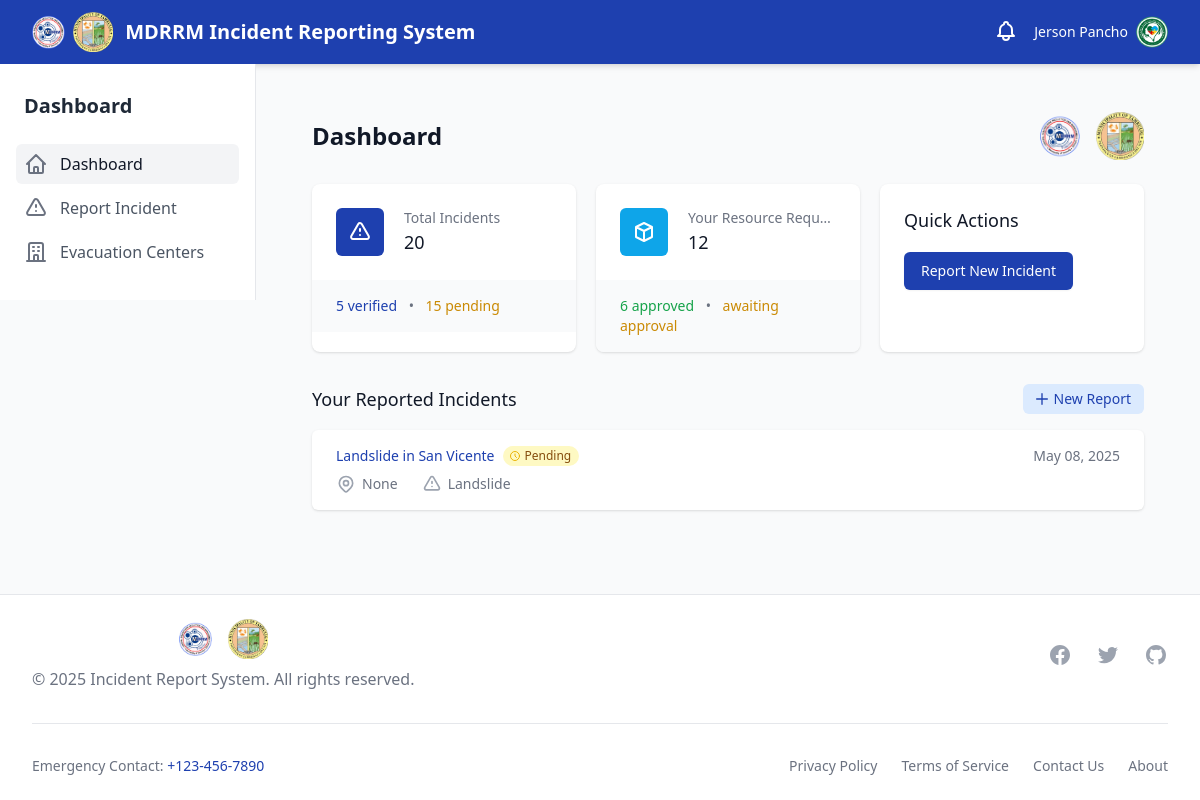
/dashboard/ (signed in), run on the app's committed database.
### disaster_aid/models.py (models this page shows, shortened)
class ReporterProfile(models.Model):
    user = models.OneToOneField(User, on_delete=models.CASCADE)
    profile_image = models.ImageField(upload_to='profile_images/', null=True, blank=True)
    barangay = models.ForeignKey(Barangay, on_delete=models.SET_NULL, null=True, blank=True)
    is_barangay_captain = models.BooleanField(default=False, help_text="Designates whether this user is a barangay captain")
    phone_number = models.CharField(max_length=20, blank=True, null=True)

class IncidentReport(models.Model):
    STATUS_CHOICES = (
        ('pending', 'Pending'),
        ('verified', 'Verified'),
        ('denied', 'Denied'),
    )
    reporter = models.ForeignKey(User, on_delete=models.CASCADE)
    title = models.CharField(max_length=255)
    description = models.TextField()
    disaster_type = models.ForeignKey(DisasterType, on_delete=models.SET_NULL, null=True)
    other_disaster_type = models.CharField(max_length=100, blank=True, null=True)
    location = models.CharField(max_length=255, blank=True, null=True)  # Keeping for backward compatibility
    barangay = models.ForeignKey(Barangay, on_delete=models.SET_NULL, null=True, blank=True, related_name='incidents')
    incident_datetime = models.DateTimeField(null=True, blank=True, help_text="When the incident actually occurred")
    date_reported = models.DateTimeField(auto_now_add=True)
    status = models.CharField(max_length=20, choices=STATUS_CHOICES, default='pending')
    is_verified = models.BooleanField(default=False)  # Keeping for backward compatibility
    denial_reason = models.TextField(null=True, blank=True)
    needs_resources = models.BooleanField(default=False)
    photo_1 = models.ImageField(upload_to='incident_photos/', null=True, blank=True)
    photo_2 = models.ImageField(upload_to='incident_photos/', null=True, blank=True)
    photo_3 = models.ImageField(upload_to='incident_photos/', null=True, blank=True)
    @property
    def has_photos(self):
        return bool(self.photo_1 or self.photo_2 or self.photo_3)

class DisasterType(models.Model):
    name = models.CharField(max_length=100)

### disaster_aid/views.py (the view)
# urls.py: path('dashboard/', dashboard, name='dashboard'),
@login_required
def dashboard(request):
    if request.user.is_staff:
        return redirect('admin_dashboard')
    user_incidents = IncidentReport.objects.filter(reporter=request.user).order_by('-date_reported')
    incident_count = IncidentReport.objects.count()
    verified_count = IncidentReport.objects.filter(is_verified=True).count()
    pending_count = incident_count - verified_count
    distribution_count = IncidentDistribution.objects.count()
    fulfilled_count = IncidentDistribution.objects.filter(is_fulfilled=True).count()
    paginator = Paginator(user_incidents, 10)  # Show 10 incidents per page
    page_number = request.GET.get('page')
    page_obj = paginator.get_page(page_number)
    context = {
        'page_obj': page_obj,
        'incident_count': incident_count,
        'verified_count': verified_count,
        'pending_count': pending_count,
        'distribution_count': distribution_count,
        'fulfilled_count': fulfilled_count,
    }
    return render(request, 'dashboard/dashboard.html', context)

### templates/dashboard/dashboard.html (shortened to what this page needs)
{% extends 'base.html' %}
{% block content %}
<div class="py-6">
    <div class="max-w-7xl mx-auto px-4 sm:px-6 lg:px-8">
        <div class="flex items-center justify-between">
            <h1 class="text-2xl font-semibold text-gray-900">Dashboard</h1>
            <div class="flex items-center space-x-4">
                <img src="/static/logo/mdrrmc_logo.png" alt="MDRRMC Logo" class="h-12 w-auto">
                <img src="/static/logo/lgu_logo.png" alt="LGU Logo" class="h-12 w-auto">
            </div>
        </div>
        <div class="mt-6 grid grid-cols-1 gap-5 sm:grid-cols-2 lg:grid-cols-3">
            <div class="bg-white overflow-hidden shadow rounded-lg">
                <div class="px-4 py-5 sm:p-6">
                    <div class="flex items-center">
                        <div class="flex-shrink-0 bg-primary rounded-md p-3">
                        </div>
                        <div class="ml-5 w-0 flex-1">
                            <dl>
                                <dt class="text-sm font-medium text-gray-500 truncate">
                                    Total Incidents
                                </dt>
                                <dd>
                                    <div class="text-lg font-medium text-gray-900">
                                        {{ incident_count }}
                                    </div>
                                </dd>
                            </dl>
                        </div>
                    </div>
                </div>
                <div class="bg-gray-50 px-4 py-4 sm:px-6">
                    <div class="text-sm">
                        <span class="font-medium text-primary">
                            {{ verified_count }} verified
                        </span>
                        <span class="mx-2 text-gray-500">•</span>
                        <span class="font-medium text-yellow-600">
                            {{ pending_count }} pending
                        </span>
                    </div>
                </div>
            </div>
            <div class="bg-white overflow-hidden shadow rounded-lg">
                <div class="px-4 py-5 sm:p-6">
                    <div class="flex items-center">
                        <div class="flex-shrink-0 bg-secondary rounded-md p-3">
                            <svg class="h-6 w-6 text-white" xmlns="http://www.w3.org/2000/svg" fill="none" viewBox="0 0 24 24" stroke="currentColor">
                                <path stroke-linecap="round" stroke-linejoin="round" stroke-width="2" d="M20 7l-8-4-8 4m16 0l-8 4m8-4v10l-8 4m0-10L4 7m8 4v10M4 7v10l8 4" />
                            </svg>
                        </div>
                        <div class="ml-5 w-0 flex-1">
                            <dl>
                                <dt class="text-sm font-medium text-gray-500 truncate">
                                    Your Resource Requests
                                </dt>
                                <dd>
                                    <div class="text-lg font-medium text-gray-900">
                                        {{ distribution_count }}
                                    </div>
                                </dd>
                            </dl>
                        </div>
                    </div>
                </div>
                <div class="bg-gray-50 px-4 py-4 sm:px-6">
                    <div class="text-sm">
                        <span class="font-medium text-green-600">
                            {{ fulfilled_count }} approved
                        </span>
                        <span class="mx-2 text-gray-500">•</span>
                        <span class="font-medium text-yellow-600">
                            {{ distribution_count|add:"-"|add:fulfilled_count }} awaiting approval
                        </span>
                    </div>
                </div>
            </div>
            <div class="bg-white overflow-hidden shadow rounded-lg">
                <div class="px-4 py-5 sm:p-6">
                    <h3 class="text-lg font-medium leading-6 text-gray-900">Quick Actions</h3>
                    <div class="mt-5">
                        <a href="{% url 'report_incident' %}" class="inline-flex items-center px-4 py-2 border border-transparent text-sm font-medium rounded-md shadow-sm text-white bg-primary hover:bg-blue-700 focus:outline-none focus:ring-2 focus:ring-offset-2 focus:ring-primary">
                            Report New Incident
                        </a>
                    </div>
                </div>
            </div>
        </div>
        <div class="mt-8">
            <div class="flex items-center justify-between">
                <h2 class="text-lg font-medium text-gray-900">Your Reported Incidents</h2>
                <a href="{% url 'report_incident' %}" class="inline-flex items-center px-3 py-1 border border-transparent text-sm font-medium rounded-md text-primary bg-blue-100 hover:bg-blue-200 focus:outline-none focus:ring-2 focus:ring-offset-2 focus:ring-blue-500">
                    <svg class="-ml-0.5 mr-1 h-4 w-4" xmlns="http://www.w3.org/2000/svg" fill="none" viewBox="0 0 24 24" stroke="currentColor">
                        <path stroke-linecap="round" stroke-linejoin="round" stroke-width="2" d="M12 4v16m8-8H4" />
                    </svg>
                    New Report
                </a>
            </div>
            <div class="mt-4 bg-white shadow overflow-hidden sm:rounded-md">
                <ul class="divide-y divide-gray-200">
                    {% for incident in page_obj %}
                    <li>
                        <a href="{% url 'incident_detail' incident.id %}" class="block hover:bg-gray-50">
                            <div class="px-4 py-4 sm:px-6">
                                <div class="flex items-center justify-between">
                                    <div class="flex items-center">
                                        <p class="text-sm font-medium text-primary truncate">
                                            {{ incident.title }}
                                        </p>
                                        <div class="ml-2 flex-shrink-0 flex space-x-2">
                                            {% if incident.is_verified %}
                                            <span class="inline-flex items-center px-2 py-0.5 rounded-full text-xs font-medium bg-green-100 text-green-800">
                                                <svg class="-ml-0.5 mr-1 h-3 w-3 text-green-500" xmlns="http://www.w3.org/2000/svg" fill="none" viewBox="0 0 24 24" stroke="currentColor">
                                                    <path stroke-linecap="round" stroke-linejoin="round" stroke-width="2" d="M5 13l4 4L19 7" />
                                                </svg>
                                                Verified
                                            </span>
                                            {% else %}
                                            <span class="inline-flex items-center px-2 py-0.5 rounded-full text-xs font-medium bg-yellow-100 text-yellow-800">
                                                <svg class="-ml-0.5 mr-1 h-3 w-3 text-yellow-500" xmlns="http://www.w3.org/2000/svg" fill="none" viewBox="0 0 24 24" stroke="currentColor">
                                                    <path stroke-linecap="round" stroke-linejoin="round" stroke-width="2" d="M12 8v4l3 3m6-3a9 9 0 11-18 0 9 9 0 0118 0z" />
                                                </svg>
                                                Pending
                                            </span>
                                            {% endif %}
                                        </div>
                                    </div>
                                    <div class="ml-2 flex-shrink-0 flex">
                                        <p class="text-sm text-gray-500">
                                            {{ incident.date_reported|date:"M d, Y" }}
                                        </p>
                                    </div>
                                </div>
                                <div class="mt-2 sm:flex sm:justify-between">
                                    <div class="sm:flex">
                                        <p class="flex items-center text-sm text-gray-500">
                                            {{ incident.location }}
                                        </p>
                                        <p class="mt-2 flex items-center text-sm text-gray-500 sm:mt-0 sm:ml-6">
                                            {{ incident.disaster_type.name }}
                                        </p>
                                    </div>
                                </div>
                            </div>
                        </a>
                    </li>
                    {% endfor %}
                </ul>
            </div>
        </div>
    </div>
</div>
{% endblock %}

### templates/components/navbar.html (shortened to what this page needs)
<nav class="bg-primary text-white shadow-md" x-data="{ mobileMenuOpen: false }">
    <div class="max-w-7xl mx-auto px-4 sm:px-6 lg:px-8">
        <div class="flex justify-between h-16">
            <div class="flex">
                <div class="flex-shrink-0 flex items-center space-x-3">
                    <div class="flex items-center space-x-2">
                        <img src="/static/logo/mdrrmc_logo.png" alt="MDRRMC Logo" class="h-10 w-auto">
                        <img src="/static/logo/lgu_logo.png" alt="LGU Logo" class="h-10 w-auto">
                    </div>
                    <a href="{% url 'home' %}" class="font-bold text-xl">MDRRM Incident Reporting System</a>
                </div>
            </div>
            <div class="flex items-center">
                {% include 'components/user_notifications.html' %}
                {% if user.is_authenticated %}
                <div class="ml-3 relative" x-data="{ open: false }">
                    <div class="flex items-center">
                        <span class="hidden md:block mr-2 text-sm font-medium text-white">{{ user.get_full_name|title }}</span>
                        <button @click="open = !open" class="flex text-sm rounded-full focus:outline-none focus:ring-2 focus:ring-offset-2 focus:ring-offset-blue-800 focus:ring-white">
                            {% if user.reporterprofile.profile_image %}
                            <img class="h-8 w-8 rounded-full object-cover" src="{{ user.reporterprofile.profile_image.url }}" alt="{{ user.username }}">
                            {% else %}
                            <div class="h-8 w-8 rounded-full bg-blue-700 flex items-center justify-center">
                                <span class="text-sm font-medium">{{ user.username|first|upper }}</span>
                            </div>
                            {% endif %}
                        </button>
                    </div>
                </div>
                {% endif %}
            </div>
        </div>
    </div>
</nav>

### data on the page
IncidentReport: title "Landslide in San Vicente", is_verified False (drawn), date_reported "May 08, 2025", location "None", disaster_type.name "Landslide"

### other printed values
{{ user.get_full_name|title }} "Jerson Pancho"
{{ incident_count }} "20"
{{ verified_count }} "5"
{{ pending_count }} "15"
{{ distribution_count }} "12"
{{ fulfilled_count }} "6"
